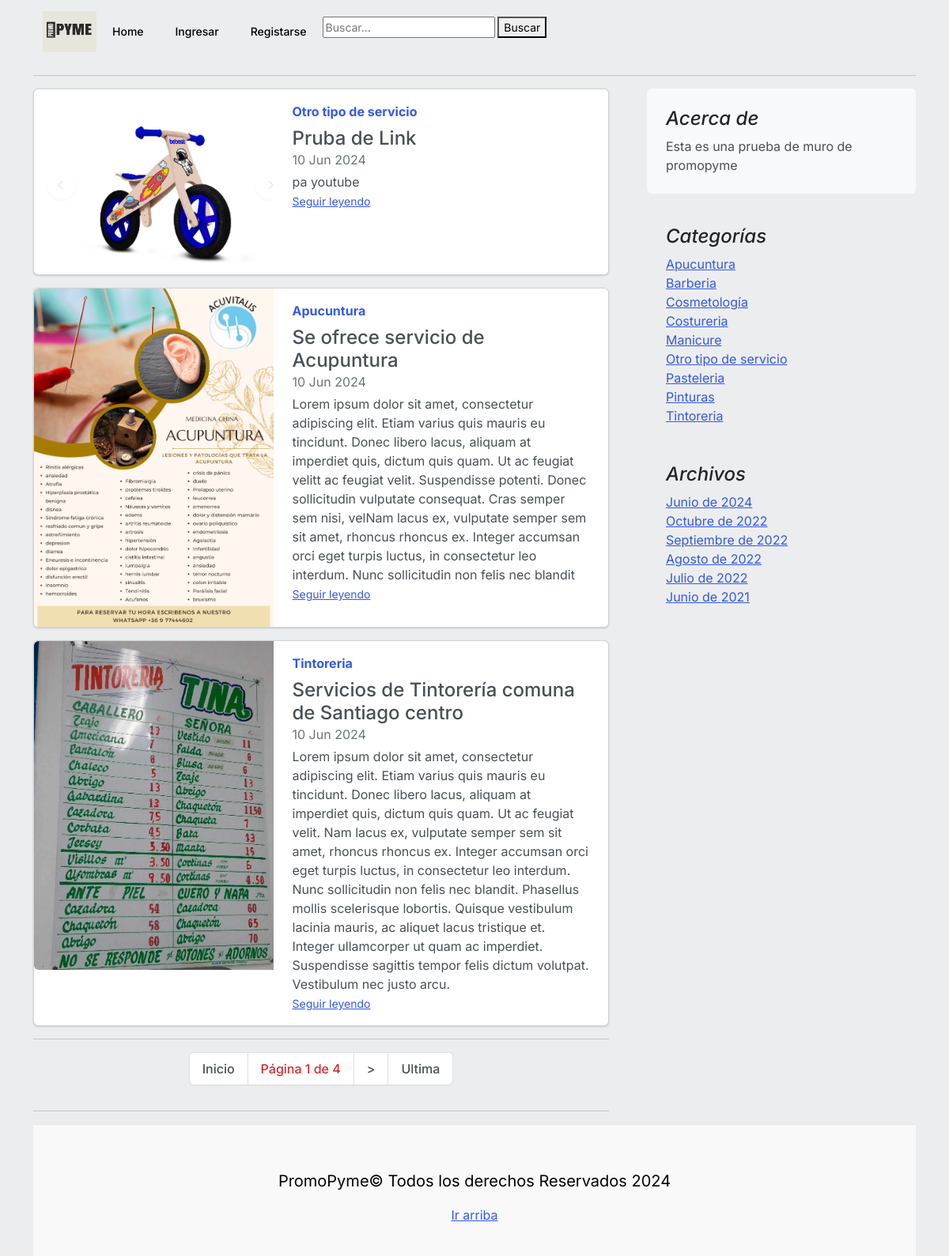
The page / on the database its author committed.
### core/models.py (models this page shows, shortened)
class Post(models.Model):
	title = models.CharField(max_length=250, verbose_name='Título')
	excerpt = models.TextField(verbose_name='Bajada')
	content = RichTextField(verbose_name='Contenido')
	image = models.ImageField(upload_to='posts', null=True, blank=True, verbose_name='Imagen')
	published = models.BooleanField(default=False, verbose_name='Publicado')
	category = models.ForeignKey(Category, on_delete=models.CASCADE, related_name='get_posts', verbose_name='Categoría')
	author = models.ForeignKey(User, on_delete=models.CASCADE, related_name='get_posts', verbose_name='Autor')
	created = models.DateTimeField(auto_now_add=True, verbose_name='Fecha de creación')
	updated = models.DateTimeField(auto_now=True, verbose_name='Fecha de modificación')
	class Meta:
		verbose_name = 'Publicación'
		verbose_name_plural = 'Publicaciones'
		ordering = ['-created']
	def __str__(self):
		return self.title

class Category (models.Model):
	name = models.CharField(max_length=200, unique=True, verbose_name='Nombre')
	active = models.BooleanField(default=True, verbose_name='Activo')
	created = models.DateTimeField(auto_now_add=True, verbose_name='Fecha de creación')
	updated = models.DateTimeField(auto_now=True, verbose_name='Fecha de modificación')
	class Meta:
		verbose_name = 'Categoría'
		verbose_name_plural = 'Categorías'
		ordering = ['name']
	def __str__(self):
		return self.name

### core/views.py (the view)
# urls.py: path('', HomeListView.as_view() , name='home'),
class HomeListView(ListView):
    model = Post
    paginate_by = 3
    template_name = 'core/home.html'
    def get_context_data(self, **kwargs):
        context = super().get_context_data(**kwargs)
        print(context)
        return context

### core/processors.py (called while the page is built)
def ctx_dic_about(request):
	ctx_about = {}
	ctx_about['ABOUT'] = About.objects.latest('created')
	return ctx_about

def ctx_dic_category(request):
	ctx_category = {}
	ctx_category['categories'] = Category.objects.filter(active=True)
	return ctx_category

def ctx_dic_history(request):
	ctx_history = {}
	ctx_history['dates'] = Post.objects.dates('created', 'month', order='DESC').distinct()
	return ctx_history

def ctx_dic_link(request):
	ctx_link = {}
	links = Link.objects.all()
	for link in links:
		ctx_link[link.key] = {'url':link.url, 'icon':link.icon}
	return ctx_link

### core/templates/core/home.html (shortened to what this page needs)
{% extends 'core/base.html' %}
{% load static %}
{% block content %}
{% for post in object_list %}
    <div class="card mb-3">
      <div class="row g-0">
        <div class="col-md-5">
          <img src={{ post.image.url }} class="img-fluid rounded-start" alt="...">
        </div>
        <div class="col-md-7">
          <div class="card-body">
            <strong class="d-inline-block mb-2 text-primary">{{ post.category }}</strong>
            <h4 class="mb-0">{{ post.title }}</h4>
            <div class="mb-1 text-muted">{{ post.created|date:"d M Y" }}</div>
            <p class="card-text mb-auto">{{ post.excerpt }}</p>
            <p class="card-text"><small class="text-muted"><a href={% url 'post' post.id %} class="stretched-link">Seguir leyendo</a></small></p>
          </div>
        </div>
      </div>
    </div>
{% endfor %}
<hr>
<nav aria-label="...">
  <ul class="pagination justify-content-center">
    <li class="page-item">
      <a class="page-link" href="?page=1">Inicio</a>
    </li>
    <li class="page-item">
      <p class="page-link text-danger">Página {{ page_obj.number }} de {{ page_obj.paginator.num_pages }} </p>
    </li>
    {% if page_obj.has_next %}
    <li class="page-item {% if page_obj.number == page_obj.paginator.num_pages %}disabled{% endif %}">
      <a class="page-link" href="{% if page_obj.number != page_obj.paginator.num_pages %}?page={{ page_obj.next_page_number }}{% endif %}">></a>
    </li>
    {% endif %}
    <li class="page-item">
      <a class="page-link" href="?page={{ page_obj.paginator.num_pages }}">Ultima</a>
    </li>
  </ul>
</nav>
<hr>
{% endblock %}

### core/templates/core/base.html (shortened to what this page needs)
<!doctype html>
<html lang="es">
<head>
    {% load static %}
    <link rel="stylesheet" href="https://cdn.jsdelivr.net/npm/bootstrap-icons@1.9.1/font/bootstrap-icons.css">
    <link href={% static 'core/css/bootstrap.min.css' %} rel="stylesheet">
    <link href={% static 'core/css/blog.css' %} rel="stylesheet">
    <link rel="stylesheet" href={% static 'core/css/style.css' %}>
</head>
<body class="body">
  <div class="container">
    <header>
      <nav class="navbar navbar-expand-lg bg-body-tertiary">
        <div class="container-fluid">
          <div class ="contenedor_logo">
            <img class="logo" src="{% static 'core/img/PRomo (1).png' %}" alt="logo" style="width:68px;height:52px" >
          </div>
          <div class="collapse navbar-collapse" id="navbarSupportedContent">
            <ul class="navbar-nav me-auto mb-2 mb-lg-0">
              <li class="nav-item">
                <a class="nav-link " aria-current="page" href='/'>Home</a>
              </li>
              {% if request.user.is_authenticated %}
                <li class="nav-item">
                  <a class="nav-link"  href={% url 'create' %}>Crear Post</a>
                </li>
                <li class="nav-item">
                  <a class="nav-link"  href={% url 'exit' %}>Salir</a>
                </li>
              <ul>
              {% include 'core/includes/submenu.html' %}
              </ul>
              {% else %}
              <li class="nav-item">
                <a class="nav-link" href={% url 'login' %}>Ingresar</a>
              </li>
              <li class="nav-item">
                <a class="nav-link" href={% url 'register' %}>Registarse</a>
              </li>
              {% endif %}
              <form method="GET" action="{% url 'buscar' %}">
                <input type="text" name="buscar" placeholder="Buscar..." value="{{request.GET.buscar}}">
                <button type="submit">Buscar</button>
            </form>
            </ul>
          </div>
        </div>
      </nav>
    </header>
    <hr>
    <main class="mt-2">
      <section class="row g-5">
        <div class="col-md-8">
            {% block content %}
            {% endblock %}
        </div>
        <aside class="col-md-4">
          <div class="position-sticky" style="top: 2rem;">
            <div class="p-4 mb-3 bg-light rounded">
              <h4 class="fst-italic">Acerca de</h4>
              <p class="mb-0">Esta es una prueba de muro de promopyme</p>
            </div>
            <div class="p-4">
              <h4 class="fst-italic">Categorías</h4>
              <ol class="list-unstyled mb-0">
                {% for item in categories %}
                  <li><a href={% url 'category' %}?cat={{ item.id }}>{{ item.name }}</a></li>
                {% endfor %}
              </ol>
            </div>
            <div class="p-4">
              <h4 class="fst-italic">Archivos</h4>
              <ol class="list-unstyled mb-0">
                {% for item in dates %}
                  <li>
                    {% if item.month == 6 %}<a href={% url 'dates' item.month item.year %}>Junio de {{ item.year }}</a>{% endif %}
                    {% if item.month == 7 %}<a href={% url 'dates' item.month item.year %}>Julio de {{ item.year }}</a>{% endif %}
                    {% if item.month == 8 %}<a href={% url 'dates' item.month item.year %}>Agosto de {{ item.year }}</a>{% endif %}
                    {% if item.month == 9 %}<a href={% url 'dates' item.month item.year %}>Septiembre de {{ item.year }}</a>{% endif %}
                    {% if item.month == 10 %}<a href={% url 'dates' item.month item.year %}>Octubre de {{ item.year }}</a>{% endif %}
                  </li>
                {% endfor %}
              </ol>
            </div>
          </div>
        </aside>
      </section>
    </main>
    <footer class="blog-footer" >
      <p class="fs-5 px-3 pt-3"> PromoPyme&copy; Todos los derechos Reservados 2024</p>
      <p>
        <a href="#">Ir arriba</a>
      </p>
    </footer>
  </div>
</body>
</html>

### core/static/core/css/blog.css (style rules this page uses)
.blog-footer { padding: 2.5rem 0; color: #020202; text-align: center; background-color: #f9f9f9; border-top: .05rem solid #e5e5e5; }
.blog-footer p:last-child { margin-bottom: 0; }

### core/static/core/css/style.css (style rules this page uses)
.body { margin: 0; padding: 0; background:#ecedee; height: 100%; }

### rows shown on the page
Post: image (picture), category "Otro tipo de servicio", title "Pruba de Link", created "10 Jun 2024", excerpt "pa youtube"
Post: image (picture), category "Apucuntura", title "Se ofrece servicio de Acupuntura", created "10 Jun 2024", excerpt "Lorem ipsum dolor sit amet, consectetur adipiscing elit. Etiam varius quis mauris eu tincidunt. Donec libero lacus, aliquam at imperdiet quis, dictum quis quam. Ut ac feugiat velitt ac feugiat velit. Suspendisse potenti. Donec sollicitudin vulputate consequat. Cras semper sem nisi, velNam lacus ex, vulputate semper sem sit amet, rhoncus rhoncus ex. Integer accumsan orci eget turpis luctus, in consectetur leo interdum. Nunc sollicitudin non felis nec blandit"
Post: image (picture), category "Tintoreria", title "Servicios de Tintorería comuna de Santiago centro", created "10 Jun 2024", excerpt "Lorem ipsum dolor sit amet, consectetur adipiscing elit. Etiam varius quis mauris eu tincidunt. Donec libero lacus, aliquam at imperdiet quis, dictum quis quam. Ut ac feugiat velit. Nam lacus ex, vulputate semper sem sit amet, rhoncus rhoncus ex. Integer accumsan orci eget turpis luctus, in consectetur leo interdum. Nunc sollicitudin non felis nec blandit. Phasellus mollis scelerisque lobortis. Quisque vestibulum lacinia mauris, ac aliquet lacus tristique et. Integer ullamcorper ut quam ac imperdiet. Suspendisse sagittis tempor felis dictum volutpat. Vestibulum nec justo arcu."
Category: name "Apucuntura"
Category: name "Barberia"
Category: name "Cosmetología"
Category: name "Costureria"
Category: name "Manicure"
Category: name "Otro tipo de servicio"
Category: name "Pasteleria"
Category: name "Pinturas"
Category: name "Tintoreria"

### other values the page prints
{{ page_obj.number }} "1"
{{ page_obj.paginator.num_pages }} "4"
{{ item.year }} "2024" "2021"
{{ item.year }} "2022"
